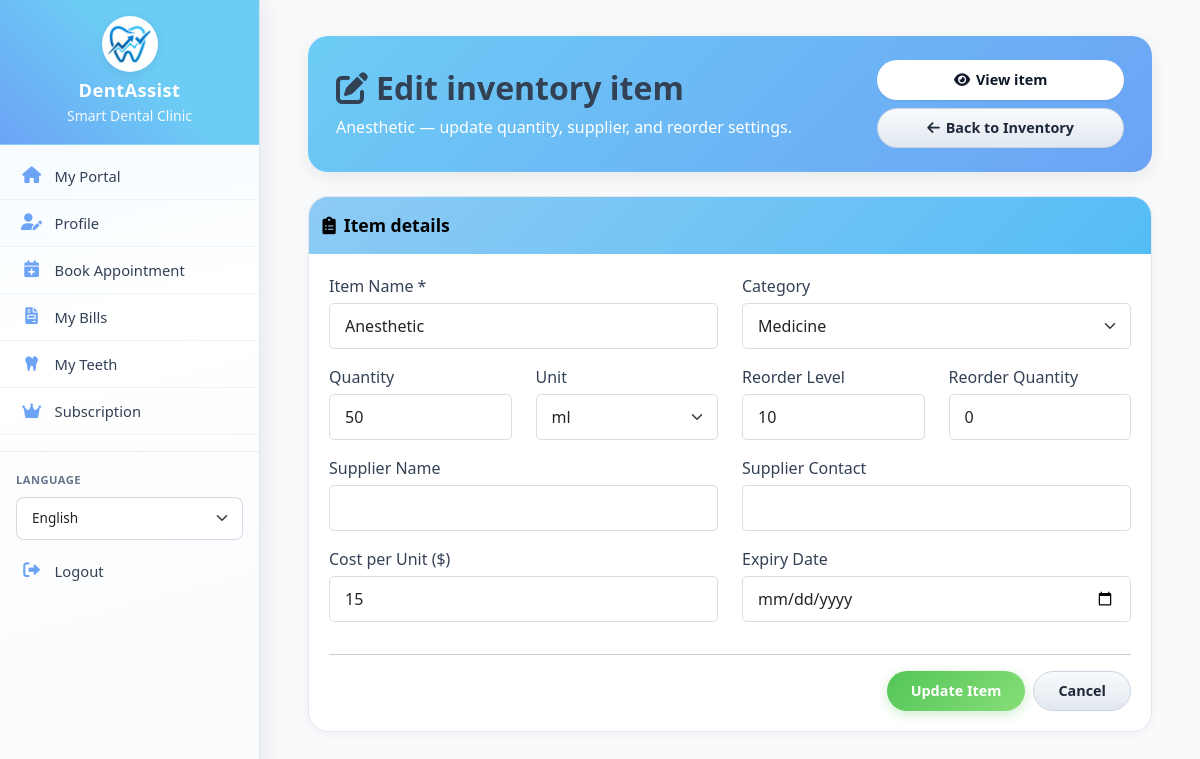
Screenshot of /inventory/edit.php?id=4 (signed in) with the database file from the repository.
### tables this page shows
CREATE TABLE `inventory` (
  `id` int(11) NOT NULL,
  `item_name` varchar(100) NOT NULL,
  `category` varchar(50) DEFAULT NULL,
  `description` text DEFAULT NULL,
  `quantity` int(11) DEFAULT 0,
  `unit` varchar(20) DEFAULT NULL,
  `reorder_level` int(11) DEFAULT 10,
  `reorder_quantity` int(11) DEFAULT 0,
  `supplier_name` varchar(100) DEFAULT NULL,
  `supplier_contact` varchar(100) DEFAULT NULL,
  `supplier_phone` varchar(20) DEFAULT NULL,
  `supplier_email` varchar(100) DEFAULT NULL,
  `cost_per_unit` decimal(10,2) DEFAULT NULL,
  `selling_price` decimal(10,2) DEFAULT NULL,
  `expiry_date` date DEFAULT NULL,
  `lot_number` varchar(50) DEFAULT NULL,
  `location` varchar(50) DEFAULT NULL,
  `barcode` varchar(100) DEFAULT NULL,
  `created_at` timestamp NOT NULL DEFAULT current_timestamp(),
  `updated_at` timestamp NOT NULL DEFAULT current_timestamp() ON UPDATE current_timestamp(),
  `created_by` int(11) DEFAULT NULL
);

### includes/db.php (called while the page is built, shortened)
<?php
class Database {
    private $host = DB_HOST;
    private $user = DB_USER;
    private $pass = DB_PASS;
    private $dbname = DB_NAME;
    private $conn;
    private static $instance = null;
    private function __construct() {
        try {
            $this->conn = new mysqli($this->host, $this->user, $this->pass, $this->dbname);
            $this->conn->set_charset("utf8mb4");
        } catch (Exception $e) {
            die("Database connection error: " . $e->getMessage());
        }
    }
    public static function getInstance() {
        if (self::$instance == null) {
            self::$instance = new Database();
        }
        return self::$instance;
    }
    public function query($sql, $params = [], $types = "") {
        $stmt = $this->conn->prepare($sql);
        if (!empty($params)) {
            if (empty($types)) {
                $types = $this->determineTypes($params);
            }
            $stmt->bind_param($types, ...$params);
        }
        if (!$stmt->execute()) {
            $err = $stmt->error ?: $this->conn->error;
            throw new Exception('Query failed: ' . $err);
        }
        return $stmt;
    }
    private function determineTypes($params) {
        $types = '';
        foreach ($params as $param) {
            if (is_int($param)) {
                $types .= 'i';
            } elseif (is_float($param)) {
                $types .= 'd';
            } elseif (is_string($param)) {
                $types .= 's';
            } else {
                $types .= 'b';
            }
        }
        return $types;
    }
    public function fetchOne($sql, $params = [], $types = "") {
        $stmt = $this->query($sql, $params, $types);
        $result = $stmt->get_result();
        if ($result && $result->num_rows > 0) {
            return $result->fetch_assoc();
        }
        return null;
    }
}
?>

### inventory/edit.php (the view, shortened to what this page needs)
<?php
require_once '../includes/db.php';
$db = Database::getInstance();
$id = (int) ($_GET['id'] ?? 0);
$item = $db->fetchOne("SELECT * FROM inventory WHERE id = ?", [$id], "i");
include '../layouts/header.php';
?>
<div class="container-fluid bills-page inventory-edit-page">
    <div class="bills-queue-header">
        <div class="row align-items-center bills-queue-header-inner">
            <div class="col-12 col-lg-8">
                <h2 class="mb-2 fw-bold">
                    <i class="fas fa-edit me-2 opacity-90" aria-hidden="true"></i>Edit inventory item
                </h2>
                <p class="mb-0 opacity-90"><?php echo htmlspecialchars((string) ($item['item_name'] ?? '')); ?> — update quantity, supplier, and reorder settings.</p>
            </div>
            <div class="col-12 col-lg-4 mt-3 mt-lg-0 d-flex justify-content-center justify-content-lg-end gap-2 appointments-add-top-actions">
                <a href="view.php?id=<?php echo $id; ?>" class="btn appointments-add-top-btn appointments-view-header-edit-btn">
                    <i class="fas fa-eye" aria-hidden="true"></i> View item
                </a>
                <a href="index.php" class="btn btn-secondary appointments-add-top-btn">
                    <i class="fas fa-arrow-left" aria-hidden="true"></i>
                    <span class="d-none d-sm-inline">Back to Inventory</span><span class="d-sm-none">Back</span>
                </a>
            </div>
        </div>
    </div>
    <div class="row g-3">
        <div class="col-12">
            <div class="card bills-dash-section-card inventory-add-form-card queue-registration-card inventory-card">
                <div class="card-header bills-arrivals-header bills-arrivals-header--payment border-0">
                    <div class="bills-arrivals-section-header__inner align-items-center">
                        <div>
                            <h5 class="card-title mb-0"><i class="fas fa-clipboard-list me-2" aria-hidden="true"></i>Item details</h5>
                        </div>
                    </div>
                </div>
                <div class="card-body">
                    <form method="POST">
                        <div class="row">
                            <div class="col-md-6 mb-3">
                                <label class="form-label">Item Name *</label>
                                <input type="text" class="form-control" name="item_name" required
                                       value="<?php echo htmlspecialchars($item['item_name'] ?? ''); ?>">
                            </div>
                            <div class="col-md-6 mb-3">
                                <label class="form-label">Category</label>
                                <select class="form-select" name="category">
                                    <option value="Medicine" <?php echo (($item['category'] ?? '') === 'Medicine') ? 'selected' : ''; ?>>Medicine</option>
                                </select>
                            </div>
                            <div class="col-md-3 mb-3">
                                <label class="form-label">Quantity</label>
                                <input type="number" class="form-control" name="quantity"
                                       value="<?php echo intval($item['quantity']); ?>" min="0">
                            </div>
                            <div class="col-md-3 mb-3">
                                <label class="form-label">Unit</label>
                                <select class="form-select" name="unit">
                                    <?php
                                    $units = ['ml', 'box', 'bottle', 'pcs', 'set', 'pack', 'tube', 'syringe'];
                                    $curUnit = $item['unit'] ?? '';
                                    foreach ($units as $u) {
                                        $sel = ($curUnit === $u) ? ' selected' : '';
                                        echo '<option value="' . htmlspecialchars($u) . '"' . $sel . '>' . htmlspecialchars($u) . '</option>';
                                    }
                                    ?>
                                </select>
                            </div>
                            <div class="col-md-3 mb-3">
                                <label class="form-label">Reorder Level</label>
                                <input type="number" class="form-control" name="reorder_level"
                                       value="<?php echo intval($item['reorder_level']); ?>" min="0">
                            </div>
                            <div class="col-md-3 mb-3">
                                <label class="form-label">Reorder Quantity</label>
                                <input type="number" class="form-control" name="reorder_quantity"
                                       value="<?php echo intval($item['reorder_quantity']); ?>" min="0">
                            </div>
                            <div class="col-md-6 mb-3">
                                <label class="form-label">Supplier Name</label>
                                <input type="text" class="form-control" name="supplier_name"
                                       value="<?php echo htmlspecialchars($item['supplier_name'] ?? ''); ?>">
                            </div>
                            <div class="col-md-6 mb-3">
                                <label class="form-label">Supplier Contact</label>
                                <input type="text" class="form-control" name="supplier_contact"
                                       value="<?php echo htmlspecialchars($item['supplier_contact'] ?? ''); ?>">
                            </div>
                            <div class="col-md-6 mb-3">
                                <label class="form-label">Cost per Unit ($)</label>
                                <input type="number" step="0.01" class="form-control" name="cost_per_unit"
                                       value="<?php echo floatval($item['cost_per_unit']); ?>">
                            </div>
                            <div class="col-md-6 mb-3">
                                <label class="form-label">Expiry Date</label>
                                <input type="date" class="form-control" name="expiry_date"
                                       value="<?php echo htmlspecialchars($item['expiry_date'] && $item['expiry_date'] !== '0000-00-00' ? $item['expiry_date'] : ''); ?>">
                            </div>
                        </div>
                        <hr class="my-3">
                        <div class="d-flex justify-content-lg-end gap-2 flex-wrap inventory-add-form-actions">
                            <button type="submit" class="btn-green">Update Item</button>
                            <a href="index.php" class="btn btn-secondary">Cancel</a>
                        </div>
                    </form>
                </div>
            </div>
        </div>
    </div>
</div>
<?php include '../layouts/footer.php'; ?>

### rows the page displays
inventory: item_name "Anesthetic", category "Medicine", quantity "50", reorder_level "10", reorder_quantity "0", cost_per_unit "15"

### other values shown
__('smart_dental_clinic', 'Smart Dental Clinic') "Smart Dental Clinic"
__('my_portal', 'My Portal') "My Portal"
__('profile', 'Profile') "Profile"
__('book_appointment', 'Book Appointment') "Book Appointment"
__('my_bills', 'My Bills') "My Bills"
__('my_teeth', 'My Teeth') "My Teeth"
__('subscription', 'Subscription') "Subscription"
__('language', 'Language') "LANGUAGE"
__('logout', 'Logout') "Logout"
form field unit "ml"
